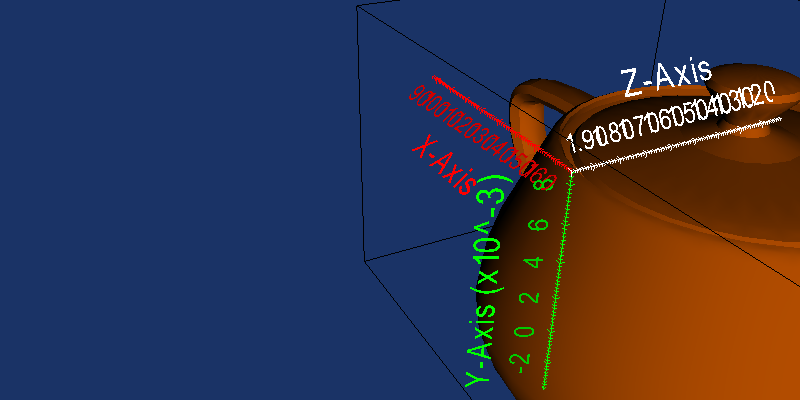

Write the Python code that produced this figure.
#!/usr/bin/env python

# Test vtkCubeAxesActor with sticky axes (not centered) on a teapot model.

import os

import vtkmodules.vtkInteractionStyle  # noqa: F401
import vtkmodules.vtkRenderingFreeType  # noqa: F401
import vtkmodules.vtkRenderingOpenGL2  # noqa: F401

from vtkmodules.vtkFiltersCore import vtkPolyDataNormals
from vtkmodules.vtkFiltersModeling import vtkOutlineFilter
from vtkmodules.vtkIOGeometry import vtkBYUReader
from vtkmodules.vtkRenderingAnnotation import vtkCubeAxesActor
from vtkmodules.vtkRenderingCore import (
    vtkActor,
    vtkLight,
    vtkPolyDataMapper,
    vtkRenderWindow,
    vtkRenderWindowInteractor,
    vtkRenderer,
)

data_dir = os.environ.get("VPE_DATA_DIR", os.path.dirname(os.path.abspath(__file__)))

# Source
teapot_reader = vtkBYUReader()
teapot_reader.SetGeometryFileName(os.path.join(data_dir, "teapot.g"))

# Filter
normals_filter = vtkPolyDataNormals()
normals_filter.SetInputConnection(teapot_reader.GetOutputPort())

# Teapot actor
teapot_mapper = vtkPolyDataMapper()
teapot_mapper.SetInputConnection(normals_filter.GetOutputPort())

teapot_actor = vtkActor()
teapot_actor.SetMapper(teapot_mapper)
teapot_actor.GetProperty().SetDiffuseColor(0.7, 0.3, 0.0)

# Outline
outline_filter = vtkOutlineFilter()
outline_filter.SetInputConnection(normals_filter.GetOutputPort())

outline_mapper = vtkPolyDataMapper()
outline_mapper.SetInputConnection(outline_filter.GetOutputPort())

outline_actor = vtkActor()
outline_actor.SetMapper(outline_mapper)
outline_actor.GetProperty().SetColor(0.0, 0.0, 0.0)

# Renderer
renderer = vtkRenderer()
renderer.AddViewProp(teapot_actor)
renderer.AddViewProp(outline_actor)
renderer.SetBackground(0.1, 0.2, 0.4)

normals_filter.Update()

# Cube axes actor with sticky axes
axes = vtkCubeAxesActor()
axes.SetBounds(normals_filter.GetOutput().GetBounds())
axes.SetXAxisRange(20, 300)
axes.SetYAxisRange(-0.01, 0.01)
axes.SetXLabelFormat("{:6.1f}")
axes.SetYLabelFormat("{:6.1f}")
axes.SetZLabelFormat("{:6.1f}")
axes.SetScreenSize(15.0)
axes.SetFlyModeToClosestTriad()
axes.SetCornerOffset(0.0)
axes.SetStickyAxes(True)
axes.SetCenterStickyAxes(False)

# Red for X axis
axes.GetXAxesLinesProperty().SetColor(1.0, 0.0, 0.0)
axes.GetTitleTextProperty(0).SetColor(1.0, 0.0, 0.0)
axes.GetLabelTextProperty(0).SetColor(0.8, 0.0, 0.0)

# Green for Y axis
axes.GetYAxesLinesProperty().SetColor(0.0, 1.0, 0.0)
axes.GetTitleTextProperty(1).SetColor(0.0, 1.0, 0.0)
axes.GetLabelTextProperty(1).SetColor(0.0, 0.8, 0.0)

renderer.AddViewProp(axes)

# Render window
render_window = vtkRenderWindow()
render_window.AddRenderer(renderer)
render_window.SetWindowName("cube axes sticky")
render_window.SetMultiSamples(0)
render_window.SetSize(800, 400)

# Interactor
interactor = vtkRenderWindowInteractor()
interactor.SetRenderWindow(render_window)

# Scene
light = vtkLight()
light.SetFocalPoint(0.21406, 1.5, 0.0)
light.SetPosition(8.3761, 4.94858, 4.12505)
renderer.AddLight(light)

renderer.GetActiveCamera().SetClippingRange(1.0, 100.0)
renderer.GetActiveCamera().SetFocalPoint(-4.1, 0.0, 1.0)
renderer.GetActiveCamera().SetPosition(3.63, 5.0, 4.77)
axes.SetCamera(renderer.GetActiveCamera())

interactor.Initialize()
interactor.Start()
